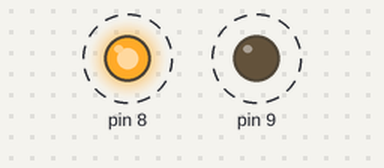
Bench run of a sketch on a simulated Arduino Uno, built with avr-gcc and run on an emulated ATmega328P. Parts: output pins drawn as LEDs (lit = HIGH). Dashed ring = blinking. The ROS host is connected and sends only what is stated.

Above: at 0.5 s.
Timing chart, 0 to 4.6 s (numbered marks = the images above):
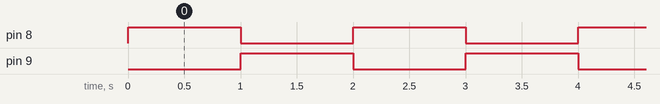

Measured:
- by itself, pin 8, pin 9: alternates HIGH for 1.0 s and LOW for 1.0 s

The sketch:

led_test.ino
```cpp
#include <ros.h>
#include <std_msgs/String.h>

ros::NodeHandle nh;

std_msgs::String msg;
ros::Publisher chatter("chatter", &msg);

char message1[50] = "[INFO] Red light [O], Green light [X]";
char message2[50] = "[INFO] Red light [X], Green light [O]";

void setup() {
  // put your setup code here, to run once:
  pinMode(8, OUTPUT);
  pinMode(9, OUTPUT);
  nh.initNode();
  nh.advertise(chatter);
}

void loop() {
  // put your main code here, to run repeatedly:
  digitalWrite(8, HIGH);
  digitalWrite(9, LOW);
  msg.data = message1;
  chatter.publish(&msg);
  delay(1000);

  digitalWrite(8, LOW);
  digitalWrite(9, HIGH);
  msg.data = message2;
  chatter.publish(&msg);
  delay(1000);

  nh.spinOnce();
  delay(1);
}
```
